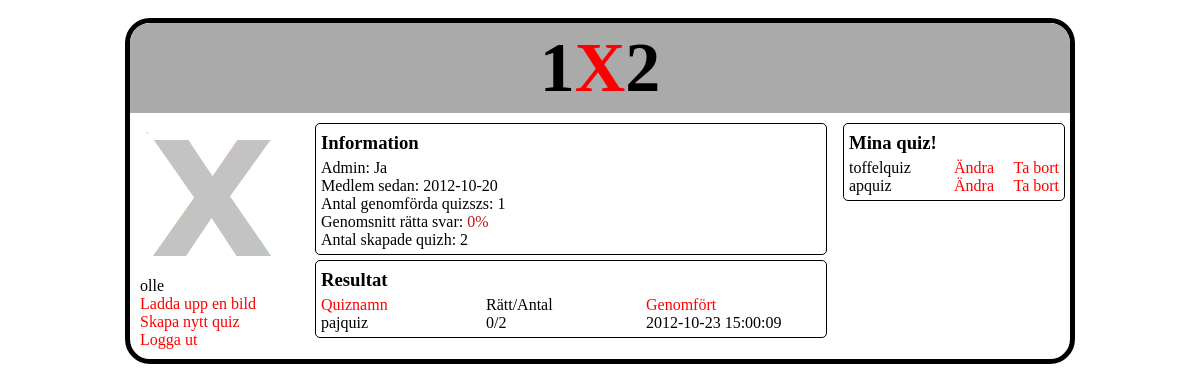
The page /profile.php?userID=2&order=default (signed in) on the database as committed earlier.
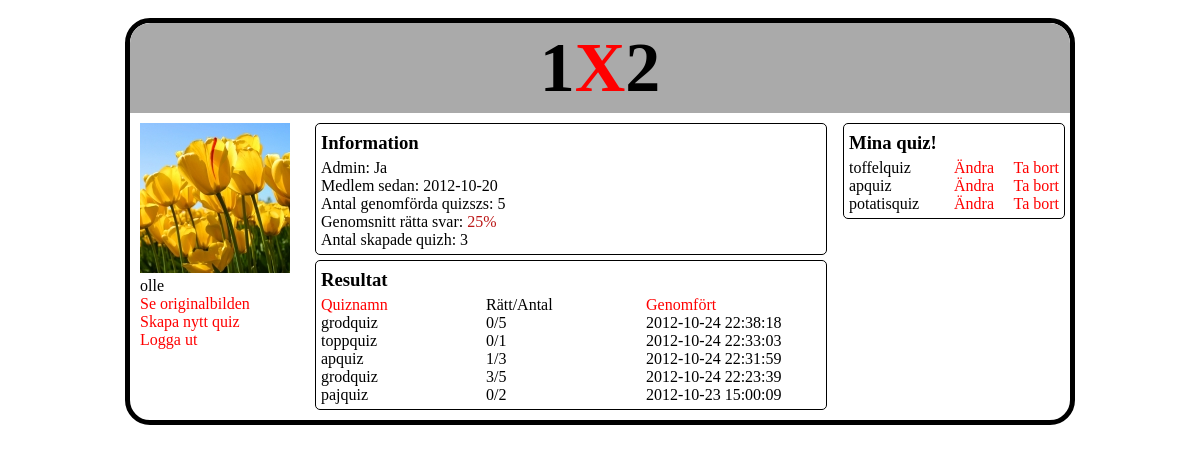
The same page on the database as committed later.
### tables this page shows
CREATE TABLE IF NOT EXISTS `user` (
  `userID` int(11) NOT NULL AUTO_INCREMENT,
  `userName` varchar(20) NOT NULL,
  `password` char(128) NOT NULL,
  `joined` date NOT NULL,
  `admin` tinyint(1) NOT NULL,
  PRIMARY KEY (`userID`)
);

CREATE TABLE IF NOT EXISTS `quiz` (
  `quizID` int(11) NOT NULL AUTO_INCREMENT,
  `quizName` varchar(20) NOT NULL,
  `created` datetime NOT NULL,
  `userID` int(11) NOT NULL,
  `description` varchar(100) NOT NULL,
  PRIMARY KEY (`quizID`),
  KEY `userID` (`userID`)
);

CREATE TABLE IF NOT EXISTS `results` (
  `resultID` int(11) NOT NULL AUTO_INCREMENT,
  `userID` int(11) NOT NULL,
  `questionID` int(11) NOT NULL,
  `answer` varchar(4) NOT NULL,
  `start` bigint(12) NOT NULL,
  PRIMARY KEY (`resultID`),
  KEY `userID` (`userID`,`questionID`)
);

CREATE TABLE IF NOT EXISTS `image` (
  `imageID` int(11) NOT NULL AUTO_INCREMENT,
  `imageSource` varchar(50) NOT NULL,
  `thumbSource` varchar(50) NOT NULL,
  `userID` int(11) NOT NULL,
  PRIMARY KEY (`imageID`),
  KEY `userID` (`userID`)
);

### profile.php (the view, shortened to what the changed rows need)
<?php
require_once("functions.php");
$dbConn = mysqli_connect($host, $user, $password, $db);
?>
<!doctype html>
<html>
<head>
<link href="style.css" rel="stylesheet" type="text/css">
</head>
<body>
<div id="wrap">
	<div id="header">
		<h1>1<a href="index.php">X</a>2</h1>
	</div>
	<div id="profcolumn">
<?php
			$userID = $_SESSION['userID'];
			$userName = $_SESSION['userName'];
			$getImagesql = "SELECT userID, thumbSource, imageSource FROM image
			WHERE userID = $userID";
			$res = mysqli_query($dbConn, $getImagesql);
			$row = mysqli_fetch_assoc($res);
			if($row['thumbSource'] != NULL)
			{
				$thumb = $row['thumbSource'];
				$image = $row['imageSource'];
				echo "<img src='".$thumb."'><br>";
				echo $userName."<br>";
				echo "<a href='".$image."'>Se originalbilden</a><br>";
			}
			else
			{
				echo "<img src='images/default.png'>";
				echo $userName."<br>";
				echo "<a href='upload.php?userID=".$userID."'>Ladda upp en bild</a><br>";
			}
			$userID = $_SESSION['userID'];
			$checkAdmin = "SELECT admin FROM user
			WHERE userID = $userID";
			$res = mysqli_query($dbConn, $checkAdmin);
			$row = mysqli_fetch_assoc($res);
			$admin = $row['admin'];
			if ($admin == 1)
			{
				echo "<a href='create.php?userID=".$userID."'>Skapa nytt quiz</a>";
			}
?>
	</div>
	<div id="content">
		<div class="infobox">
		<h3>Information</h3>
<?php
			echo "Admin: ";
			if($admin == 1)
				{echo "Ja<br>";}
			else{echo "Nej<br>";}
		$joinedsql = "SELECT joined FROM user
		WHERE userID = $userID";
		$res = mysqli_query($dbConn, $joinedsql);
		while ($row = mysqli_fetch_assoc($res))
		{echo "Medlem sedan: ".$row['joined']."<br>";}
		$doneQuizsql = "SELECT COUNT(DISTINCT start) AS numQuiz FROM results
		WHERE userID = $userID";
		$res = mysqli_query($dbConn, $doneQuizsql);
		$row = mysqli_fetch_assoc($res);
		echo "Antal genomförda quizszs: ".$row['numQuiz']."<br>";
		$numQuestionsql = "SELECT COUNT('questionID') as numQuestion FROM results
		WHERE userID = $userID";
		$res = mysqli_query($dbConn, $numQuestionsql);
		$row = mysqli_fetch_assoc($res);
				$numQuestion = $row['numQuestion'];
		if ($numQuestion == 0)
		{
			echo "Genomsnitt rätta svar: Inga svarade frågor<br>";
		}
		else
		{
		$numCorrectsql = "SELECT COUNT('questionID') as numCorrect FROM question
			INNER JOIN results
			ON question.questionID = results.questionID
			WHERE userID = $userID
			AND question.correct = results.answer";
			$res = mysqli_query($dbConn, $numCorrectsql);
			$row = mysqli_fetch_assoc($res);
				$numCorrect = $row['numCorrect'];
				$procent = round(($numCorrect / $numQuestion) * 100);
				echo "Genomsnitt rätta svar: ";
				if ($procent > 70)
					{echo "<span id='greenprocent'>";}
				elseif ($procent > 40)
					{echo "<span id='orangeprocent'>";}
				else {echo "<span id='redprocent'>";}
				echo $procent."%<br>";
				echo "</span>";
		}
		$createdQuizsql = "SELECT COUNT(quizID) as createdQuiz FROM quiz
		WHERE userID = $userID";
		$res = mysqli_query($dbConn, $createdQuizsql);
		$row = mysqli_fetch_assoc($res);
		echo "Antal skapade quizh: ".$row['createdQuiz'];
?>
		</div>
		<div class="resultsbox">
		<h3>Resultat</h3>
<?php
	if(isset($_GET['order']))
	{
	if ($_GET['order'] == "startasc")
		{$orderParam = "start asc";
		$startbyt = "startdesc";
		$namnbyt = "nameasc";}
	elseif ($_GET['order'] == "namedesc")
		{$orderParam = "quizName desc";
		$startbyt = "startasc";
		$namnbyt = "nameasc";}
	elseif ($_GET['order'] == "nameasc")
		{$orderParam = "quizName asc";
		$startbyt = "startdesc";
		$namnbyt = "namedesc";}
	else {$orderParam = "start desc";
		$startbyt = "startasc";
		$namnbyt = "namedesc";}
	}
	echo "<a href='profile.php?userID=".$userID."&order=".$namnbyt."'>Quiznamn</a>		";
	echo "<span class='middlerow'>Rätt/Antal</span>";
	echo "<span class='lastrow'><a href='profile.php?userID=".$userID."&order=".$startbyt."'>Genomfört</a></span><br>";
		$distinctStartsql = "SELECT * FROM quiz
		INNER JOIN question
		ON quiz.quizID = question.quizID
		INNER JOIN results
		ON results.questionID = question.questionID
		WHERE results.userID = $userID
		GROUP BY start
		ORDER BY $orderParam";
		$res = mysqli_query($dbConn, $distinctStartsql);
		while ($row = mysqli_fetch_assoc($res))
		{
			$currentStart = $row['start'];
			echo $row['quizName'];
			$correctCountsql = "SELECT COUNT('questionID') as correctCount FROM question
			INNER JOIN results
			ON question.questionID = results.questionID
			WHERE start = $currentStart
			AND question.correct = results.answer";
			$result = mysqli_query($dbConn, $correctCountsql);
			$row = mysqli_fetch_assoc($result);
			echo "<span class='middlerow'>".$row['correctCount'];
			$questionCountsql = "SELECT COUNT('questionID') as questionCount FROM results
			WHERE start = $currentStart";
			$result = mysqli_query($dbConn, $questionCountsql);
			$row = mysqli_fetch_assoc($result);
			echo "/".$row['questionCount']."</span>";
			$year = substr($currentStart, 4, 2);
			$month = substr($currentStart, 2, 2);
			$day = substr($currentStart, 0, 2);
			$hour = substr($currentStart, 6, 2)+2;
			$min = substr($currentStart, 8, 2);
			$sec = substr($currentStart, 10, 2);
			echo "<span class='lastrow'>20".$year."-".$month."-".$day." ".$hour.":".$min.":".$sec."</span><br>";
		}
?>
		</div>
	</div>
<?php
	if ($admin == 1)
	{
		echo "<div class='myquizbox'>";
		echo "<h3>Mina quiz!</h3>";
		if(isset($_GET['warning']))
		{
		$warningQuiz = $_GET['warning'];
		$warningsql = "SELECT quizID, quizName FROM quiz
		WHERE quizID = $warningQuiz";
		$res = mysqli_query($dbConn, $warningsql);
		if ($row = mysqli_fetch_assoc($res))
			{
				echo "Är du säker på att du vill ta bort ".$row['quizName']." ";
				echo "<a href='profile.php?order=ble&delete=".$row['quizID']."'>Ja</a> ";
				echo "<a href='profile.php?order=blu'>Nej</a>";
			}
		}
		else
		{
			$myQuizsql = "SELECT quizID, quizName FROM quiz
			WHERE userID = $userID";
			$res = mysqli_query($dbConn, $myQuizsql);
			$num_rows = mysqli_num_rows($res);
			if ($num_rows > 0)
			{
				while($row = mysqli_fetch_assoc($res))
				{
				echo $row['quizName'];
				echo "<span class='andra'><a href='edit.php?quizID=".$row['quizID']."'>Ändra</a></span>";
				echo "<span class='tabort'><a href='profile.php?order=bla&warning=".$row['quizID']."'>Ta bort</a></span><br>";
				}
			}
			else {echo "Du har inte skapat några quiz än";}
		}
	echo "</div>";
	}
?>
</div>
</body>
</html>

Rows that differ between the two databases and show on the page:
added image: thumbSource (picture)
now on this page (row unchanged): quiz: quizName "grodquiz", correctCount "0", questionCount "5", results.start "12", results.start "10", results.start "24", results.start "22", results.start "38", results.start "18", correctCount "3", results.start "23", results.start "39", shown under "Resultat"
now on this page (row unchanged): quiz: quizName "toppquiz", correctCount "0", questionCount "1", results.start "12", results.start "10", results.start "24", results.start "22", results.start "33", results.start "03", shown under "Resultat"
now on one of the page's lists (row unchanged): quiz: quizName "apquiz", results.start "12", results.start "10", results.start "24", results.start "22", results.start "31", results.start "59"
added quiz: quizName "potatisquiz", shown under "Mina quiz!"
Other text that changed with them:
$userName: (not shown) → "olle"
$row['numQuiz']: "1" → "5"
$procent: "0" → "25"
$row['createdQuiz']: "2" → "3"
$userName: "olle" → (not shown)
text no longer shown: "Ladda upp en bild"
text now shown: "Se originalbilden"
